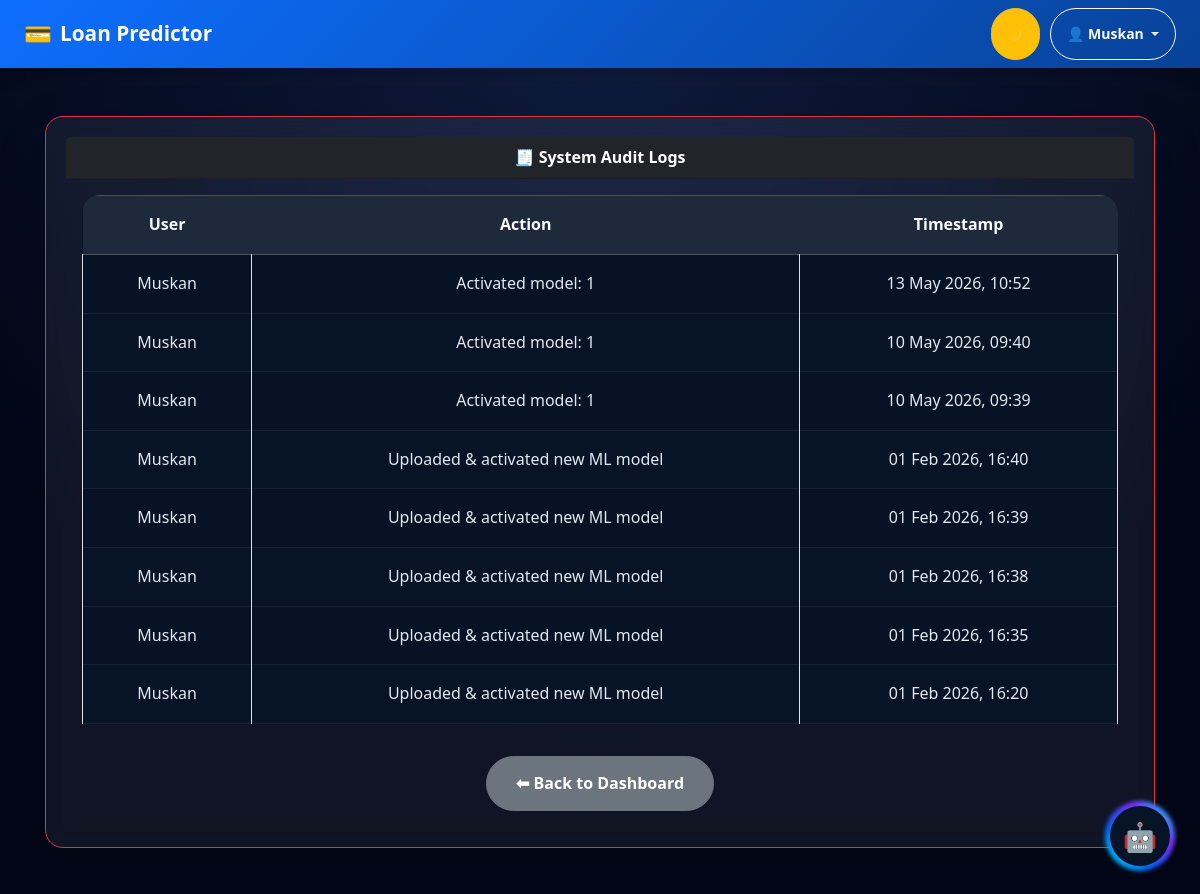
The app's page /superadmin/history/ (signed in) with its own data.
### predictor/models.py (models this page shows, shortened)
class AuditLog(models.Model):
    user = models.ForeignKey(User, on_delete=models.SET_NULL, null=True)
    action = models.CharField(max_length=255)
    timestamp = models.DateTimeField(auto_now_add=True)

### predictor/views.py (the view)
# urls.py: path('superadmin/history/', views.system_history, name='system_history'),
@login_required
@user_passes_test(is_super_admin)
def system_history(request):
    logs = AuditLog.objects.order_by(
        '-timestamp'
    )
    return render(
        request,
        'predictor/system_history.html',
        {
            'records': logs
        }
    )

### predictor/utils.py (called while the page is built)
def is_super_admin(user):
    return user.groups.filter(name="SuperAdmin").exists()

### predictor/templates/predictor/system_history.html (shortened to what this page needs)
{% extends 'predictor/base.html' %}
{% block content %}
<div class="card shadow-lg border-danger">
    <div class="card-header bg-dark text-white fw-bold">
        🧾 System Audit Logs
    </div>
    <div class="card-body">
        {% if records %}
        <div class="table-responsive">
            <table class="table table-bordered table-striped">
                <thead class="table-dark text-center">
                    <tr>
                        <th>User</th>
                        <th>Action</th>
                        <th>Timestamp</th>
                    </tr>
                </thead>
                <tbody>
                    {% for r in records %}
                    <tr class="text-center">
                        <td>
                            {{ r.user.username }}
                        </td>
                        <td>
                            {{ r.action }}
                        </td>
                        <td>
                            {{ r.timestamp|date:"d M Y, H:i" }}
                        </td>
                    </tr>
                    {% endfor %}
                </tbody>
            </table>
        </div>
        {% else %}
        <div class="alert alert-warning text-center">
            No logs found.
        </div>
        {% endif %}
        <div class="text-center mt-3">
            <a href="{% url 'superadmin_dashboard' %}"
               class="btn btn-secondary">
               ⬅ Back to Dashboard
            </a>
        </div>
    </div>
</div>
{% endblock %}

### predictor/templates/predictor/base.html (shortened to what this page needs)
{% load static %}
<!DOCTYPE html>
<html lang="en" data-bs-theme="light">
<head>
    <link href="https://cdn.jsdelivr.net/npm/bootstrap@5.3.2/dist/css/bootstrap.min.css" rel="stylesheet">
    <link href="https://cdnjs.cloudflare.com/ajax/libs/font-awesome/6.5.0/css/all.min.css" rel="stylesheet">
    <link rel="stylesheet" href="{% static 'predictor/css/style.css' %}">
</head>
<body>
    <nav class="navbar navbar-expand-lg navbar-dark shadow"
        style="background: linear-gradient(135deg, #0d6efd, #084298);">
        <div class="container-fluid px-4">
           <a class="navbar-brand fw-bold d-flex align-items-center gap-2"
   href="
   {% if user.is_superuser %}
       {% url 'superadmin_dashboard' %}
   {% elif user.is_staff %}
       {% url 'admin_dashboard' %}
   {% else %}
       {% url 'index' %}
   {% endif %}
">
                <span style="font-size:1.4rem;">💳</span>
                <span>Loan Predictor</span>
            </a>
            <div class="nav-actions ms-auto">
                <button id="themeToggle" class="btn btn-warning btn-sm rounded-pill px-3" title="Toggle Dark Mode">
                  <span class="moon-icon">🌙</span>
                </button>
                {% if user.is_authenticated %}
                <div class="dropdown">
                    <button class="btn btn-outline-light btn-sm rounded-pill px-3 his dropdown-toggle" type="button"
                        data-bs-toggle="dropdown" aria-expanded="false">
                        👤 {{ user.username }}
                    </button>
                </div>
                {% endif %}
            </div>
        </div>
    </nav>
    <div class="container py-5">
        {% block content %}{% endblock %}
    </div>
<div class="chatbot-icon" onclick="toggleChat()">
    <div class="bot-inner">
        🤖
    </div>
</div>
</body>
</html>

### predictor/static/predictor/css/style.css (style rules this page uses)
* { margin:0; padding:0; box-sizing:border-box; }
html, body { overflow-x:hidden; font-family:"Segoe UI",system-ui,sans-serif; background:radial-gradient(circle at top,#0f1c3f,#020617 70%); color:#e5e7eb; line-height:1.6; min-height:100vh; }
.container, .container-fluid { width:100%; padding-left:15px; padding-right:15px; }
.navbar-brand { font-size:1.3rem; font-weight:700; color:white !important; }
.navbar .container, .navbar .container-fluid { overflow:visible !important; }
.dropdown { position:relative; }
.btn { padding:0.9rem 1.8rem; border-radius:999px; font-weight:600; text-decoration:none; transition:0.3s ease; }
.card { background:rgba(255,255,255,0.06); backdrop-filter:blur(12px); border-radius:18px; padding:20px; border:1px solid rgba(255,255,255,0.1); transition:0.3s ease; box-shadow:0 6px 18px rgba(0,0,0,0.1); text-align:center; color:#e5e7eb; }
.table-responsive { overflow-x:auto; -webkit-overflow-scrolling:touch; }
table { width:100%; border-collapse:collapse; }
table th { background:#1f2937; color:white; padding:15px; white-space:nowrap; }
table td { background:#0f172a; color:#ddd; padding:15px; text-align:center; white-space:nowrap; }
.chatbot-icon { position:fixed; bottom:20px; right:20px; width:65px; height:65px; z-index:9999; }
.bot-inner { position:absolute; top:5px; left:5px; width:55px; height:55px; border-radius:50%; background:#071426; display:flex; align-items:center; justify-content:center; color:white; font-size:28px; }
.chatbot-icon { position:fixed; right:25px; bottom:25px; width:70px; height:70px; z-index:9999; cursor:pointer; }
.bot-inner { position:absolute; top:5px; left:5px; width:60px; height:60px; border-radius:50%; background:#071426; display:flex; align-items:center; justify-content:center; color:white; font-size:28px; z-index:2; }
.table-responsive { width:100%; overflow-x:auto; -webkit-overflow-scrolling:touch; border-radius:18px; }
.table-responsive table { width:100%; min-width:900px; border-collapse:collapse; background:#071426 !important; color:#e5e7eb !important; }
.table-responsive table thead { background:#1e293b !important; }
.table-responsive table th { background:#1e293b !important; color:#f8fafc !important; border:none !important; padding:16px 18px; white-space:nowrap; text-align:center; font-weight:700; }
.table-responsive table tbody { background:#071426 !important; }
.table-responsive table tr { background:#071426 !important; }
.table-responsive table td { background:#071426 !important; color:#e2e8f0 !important; border-bottom: 1px solid rgba(255,255,255,0.06) !important; padding:16px 18px; white-space:nowrap; text-align:center; }
.table, .table-striped, .table-hover, .table-bordered { background:transparent !important; color:#e5e7eb !important; }
.nav-actions { display:flex; align-items:center; gap:10px; margin-left:auto; }
.moon-icon { font-size: 12px; }

### records on screen
AuditLog: user.username "Muskan", action "Activated model: 1", timestamp "13 May 2026, 10:52"
AuditLog: user.username "Muskan", action "Activated model: 1", timestamp "10 May 2026, 09:40"
AuditLog: user.username "Muskan", action "Activated model: 1", timestamp "10 May 2026, 09:39"
AuditLog: user.username "Muskan", action "Uploaded & activated new ML model", timestamp "01 Feb 2026, 16:40"
AuditLog: user.username "Muskan", action "Uploaded & activated new ML model", timestamp "01 Feb 2026, 16:39"
AuditLog: user.username "Muskan", action "Uploaded & activated new ML model", timestamp "01 Feb 2026, 16:38"
AuditLog: user.username "Muskan", action "Uploaded & activated new ML model", timestamp "01 Feb 2026, 16:35"
AuditLog: user.username "Muskan", action "Uploaded & activated new ML model", timestamp "01 Feb 2026, 16:20"

### other values on screen
{{ user.username }} "Muskan"
